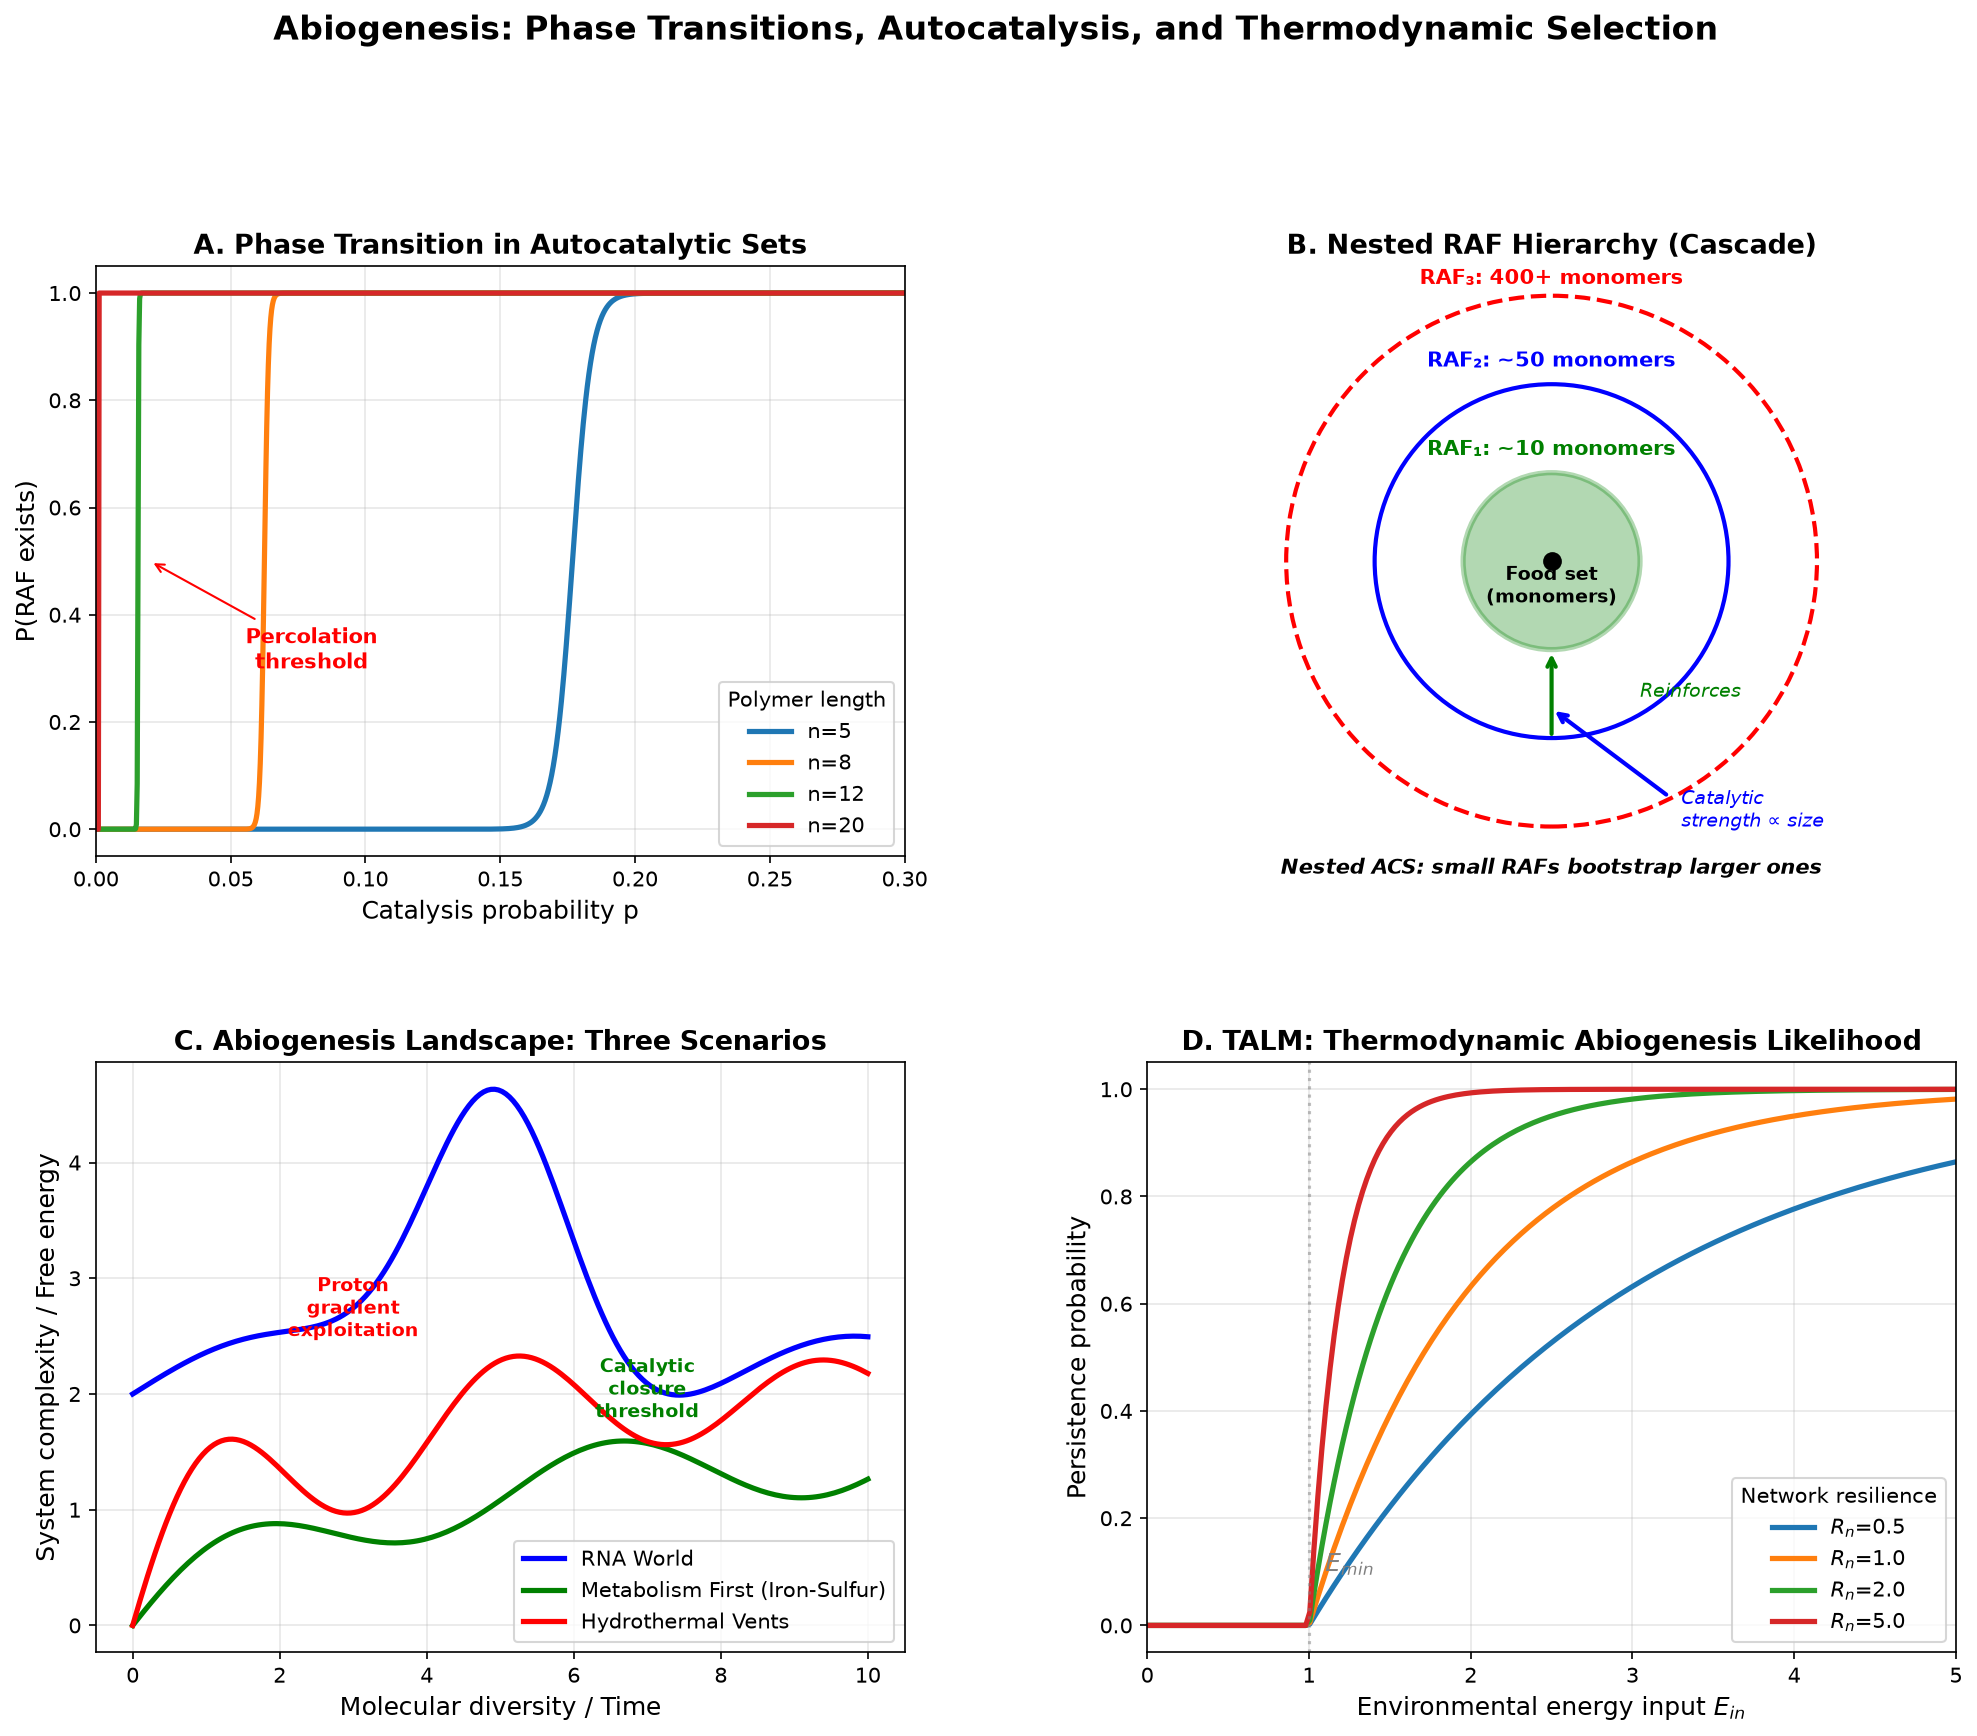

Recreate this plot in Python.
#!/usr/bin/env python3
"""
RAF Theory Phase Transition and Autocatalytic Set Emergence

Generates visualizations for the abiogenesis research notebook:
1. Phase transition in catalytic probability (percolation threshold)
2. Nested autocatalytic set hierarchy
3. Abiogenesis landscape: energy vs molecular diversity
"""
import numpy as np
import matplotlib.pyplot as plt
from matplotlib.gridspec import GridSpec
from matplotlib.patches import FancyArrowPatch

fig = plt.figure(figsize=(16, 12))
gs = GridSpec(2, 2, figure=fig, hspace=0.35, wspace=0.3)

# ── Panel A: Phase transition in catalytic probability ──
ax1 = fig.add_subplot(gs[0, 0])

# Binary polymer model: probability of RAF existence vs catalysis probability p
# For polymer length n, the critical catalysis probability scales as p_c ~ 2^{-n}
n_values = [5, 8, 12, 20]
p = np.linspace(0, 0.3, 1000)

for n in n_values:
    # Approximate RAF probability using percolation-like transition
    # The transition sharpens with n. Using a sigmoid approximation:
    # P(RAF) ~ 1 - exp(-C * (p/p_c)^2) for p > p_c
    p_c = 1.0 / (2 ** (n / 2))  # approximate scaling
    # Smooth transition using logistic function
    sharpness = n * 10
    prob = 1.0 / (1.0 + np.exp(-sharpness * (p - p_c) / p_c))
    # Below p_c, probability is essentially 0
    prob = np.where(p < p_c * 0.5, 0, prob)
    ax1.plot(p, prob, linewidth=2.5, label=f'n={n}')

ax1.set_xlabel('Catalysis probability p', fontsize=12)
ax1.set_ylabel('P(RAF exists)', fontsize=12)
ax1.set_title('A. Phase Transition in Autocatalytic Sets', fontsize=13, fontweight='bold')
ax1.legend(fontsize=10, title='Polymer length')
ax1.set_xlim(0, 0.3)
ax1.set_ylim(-0.05, 1.05)
ax1.grid(True, alpha=0.3)

# Annotate
ax1.annotate('Percolation\nthreshold', xy=(0.02, 0.5), fontsize=10,
             ha='center', color='red', fontweight='bold',
             arrowprops=dict(arrowstyle='->', color='red'),
             xytext=(0.08, 0.3))

# ── Panel B: Nested autocatalytic set hierarchy ──
ax2 = fig.add_subplot(gs[0, 1])
ax2.set_xlim(0, 10)
ax2.set_ylim(0, 10)
ax2.set_aspect('equal')
ax2.axis('off')
ax2.set_title('B. Nested RAF Hierarchy (Cascade)', fontsize=13, fontweight='bold')

# Draw nested circles representing RAF sets
from matplotlib.patches import Circle

# Outer RAF (largest, least stable alone)
c3 = Circle((5, 5), 4.5, fill=False, edgecolor='red', linewidth=2, linestyle='--', label='RAF₃ (large catalysts)')
ax2.add_patch(c3)
ax2.text(5, 9.7, 'RAF₃: 400+ monomers', ha='center', fontsize=10, color='red', fontweight='bold')

# Middle RAF
c2 = Circle((5, 5), 3.0, fill=False, edgecolor='blue', linewidth=2, label='RAF₂ (medium)')
ax2.add_patch(c2)
ax2.text(5, 8.3, 'RAF₂: ~50 monomers', ha='center', fontsize=10, color='blue', fontweight='bold')

# Inner RAF (smallest, most stable)
c1 = Circle((5, 5), 1.5, fill=True, facecolor='green', alpha=0.3, edgecolor='green', linewidth=2.5, label='RAF₁ (small catalysts)')
ax2.add_patch(c1)
ax2.text(5, 6.8, 'RAF₁: ~10 monomers', ha='center', fontsize=10, color='green', fontweight='bold')

# Center dot
ax2.plot(5, 5, 'ko', markersize=8)
ax2.text(5, 4.3, 'Food set\n(monomers)', ha='center', fontsize=9, fontweight='bold')

# Arrows showing reinforcement
ax2.annotate('', xy=(5, 3.5), xytext=(5, 2),
             arrowprops=dict(arrowstyle='->', color='green', lw=2))
ax2.text(6.5, 2.7, 'Reinforces', fontsize=9, color='green', style='italic')

ax2.annotate('', xy=(5, 2.5), xytext=(7, 1),
             arrowprops=dict(arrowstyle='->', color='blue', lw=2))
ax2.text(7.2, 0.5, 'Catalytic\nstrength ∝ size', fontsize=9, color='blue', style='italic')

ax2.text(5, -0.3, 'Nested ACS: small RAFs bootstrap larger ones', 
         ha='center', fontsize=10, fontweight='bold', style='italic')

# ── Panel C: Abiogenesis landscape - three scenarios ──
ax3 = fig.add_subplot(gs[1, 0])

# Schematic showing the three main hypotheses
x = np.linspace(0, 10, 200)

# RNA World: high barrier, sharp transition
rna_barrier = 3 * np.exp(-0.5 * (x - 5)**2) + 0.5 * np.sin(x * 0.8)
ax3.plot(x, rna_barrier + 2, 'b-', linewidth=2.5, label='RNA World')

# Metabolism First: gradual rise
metab_barrier = 1.5 * (1 - np.exp(-0.3 * x)) + 0.3 * np.sin(x * 1.2)
ax3.plot(x, metab_barrier, 'g-', linewidth=2.5, label='Metabolism First (Iron-Sulfur)')

# Hydrothermal Vents: moderate barrier with oscillations
vent_barrier = 2 * (1 - np.exp(-0.5 * x)) + 0.8 * np.sin(x * 1.5) * np.exp(-0.1 * x)
ax3.plot(x, vent_barrier, 'r-', linewidth=2.5, label='Hydrothermal Vents')

ax3.set_xlabel('Molecular diversity / Time', fontsize=12)
ax3.set_ylabel('System complexity / Free energy', fontsize=12)
ax3.set_title('C. Abiogenesis Landscape: Three Scenarios', fontsize=13, fontweight='bold')
ax3.legend(fontsize=10)
ax3.grid(True, alpha=0.3)

# Annotate phase transitions
ax3.annotate('Error\ncatastrophe\nbarrier', xy=(5, 5.5), fontsize=9, 
             ha='center', color='blue', fontweight='bold')
ax3.annotate('Catalytic\nclosure\nthreshold', xy=(7, 1.8), fontsize=9,
             ha='center', color='green', fontweight='bold')
ax3.annotate('Proton\ngradient\nexploitation', xy=(3, 2.5), fontsize=9,
             ha='center', color='red', fontweight='bold')

# ── Panel D: Thermodynamic Abiogenesis Likelihood Model (TALM) ──
ax4 = fig.add_subplot(gs[1, 1])

# Energy input vs persistence probability
energy = np.linspace(0, 5, 200)
# TALM: P(persistence) = 1 - exp(-R_n * (E_in - E_min) / kT)
# where R_n is network resilience
R_n_values = [0.5, 1.0, 2.0, 5.0]
E_min = 1.0  # minimum energy threshold
kT = 1.0

for R_n in R_n_values:
    # Shifted sigmoid
    exponent = -R_n * np.maximum(energy - E_min, 0) / kT
    prob = 1 - np.exp(exponent)
    prob = np.where(energy >= E_min, prob, 0)
    ax4.plot(energy, prob, linewidth=2.5, label=f'$R_n$={R_n}')

ax4.axvline(E_min, color='gray', linestyle=':', alpha=0.5)
ax4.text(E_min + 0.1, 0.1, '$E_{min}$', fontsize=12, color='gray')

ax4.set_xlabel('Environmental energy input $E_{in}$', fontsize=12)
ax4.set_ylabel('Persistence probability', fontsize=12)
ax4.set_title('D. TALM: Thermodynamic Abiogenesis Likelihood', fontsize=13, fontweight='bold')
ax4.legend(fontsize=10, title='Network resilience')
ax4.set_xlim(0, 5)
ax4.set_ylim(-0.05, 1.05)
ax4.grid(True, alpha=0.3)

fig.suptitle('Abiogenesis: Phase Transitions, Autocatalysis, and Thermodynamic Selection', 
             fontsize=16, fontweight='bold', y=1.02)
plt.tight_layout()
plt.savefig('/home/err/spaces/Truth/docs/research/biology/img/raf_phase_transition.png',
            dpi=150, bbox_inches='tight')
print("Saved: raf_phase_transition.png")
